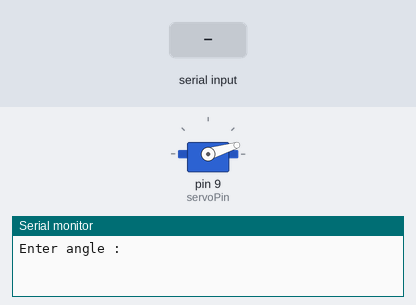
Bench run of a sketch on a simulated Arduino Uno, built with avr-gcc and run on an emulated ATmega328P. Shown: servo, the last lines printed to the serial monitor. Inputs (shaded band) come from the test bench.

Above: at 0.15 s.
At 1.2 s:
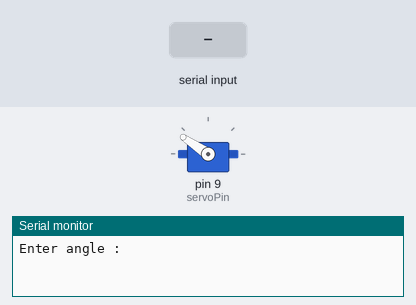
1.3 s: "180\n" received over Serial
At 2.2 s:
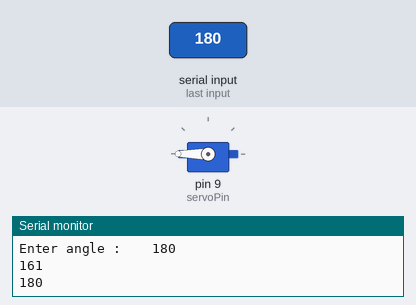
Timing chart, 0 to 11.3 s (numbered marks = the images above; inputs shaded):
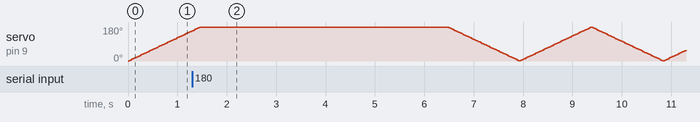

The sketch:

servo_basic_viperstop.ino
```cpp
//servo_basic_viperstop

#include<Servo.h>
int servoPin=9;
int servoPos=0;
int angle;

  int i=0;
  int j=180;

Servo myservo;
void setup()
{
     myservo.attach(servoPin);
     Serial.begin(115200);
}


void loop()
{


  Serial.print("Enter angle :    " );
 while(Serial.available()==0){
    if(j==0)
   {
    j=180;
    i=0;
   }


 if(i<180){
  myservo.write(i);
  delay(8);
  i++;
  }

 else
  {myservo.write(j);
  delay(8);
  j--;
  }

 }

  servoPos=Serial.parseInt();
  Serial.println(servoPos);

Serial.println(i);
Serial.println(j);
if(i<180&&i>servoPos)
{
  for(i;i<180;i++)
    {
     myservo.write(i);
     delay(8);
    }
}


 if(j<180&&j<servoPos)//(j>servoPos)
  {
    for(j;j>0;j--)
     {
        myservo.write(j);
        delay(8);
     }

  }

    if(j==0)
   {
    j=180;
    i=0;
   }


 if(i<180&&i<servoPos){

    for(i;i<=servoPos;i++)
    {
     myservo.write(i);
     delay(8);
    }

}

 if(j<180&&j>servoPos || i==180)//(j>servoPos)
  {
       for(j;j>=servoPos;j--)
      {
           myservo.write(j);
           delay(8);
      }
  }


delay(2000);

}
```
